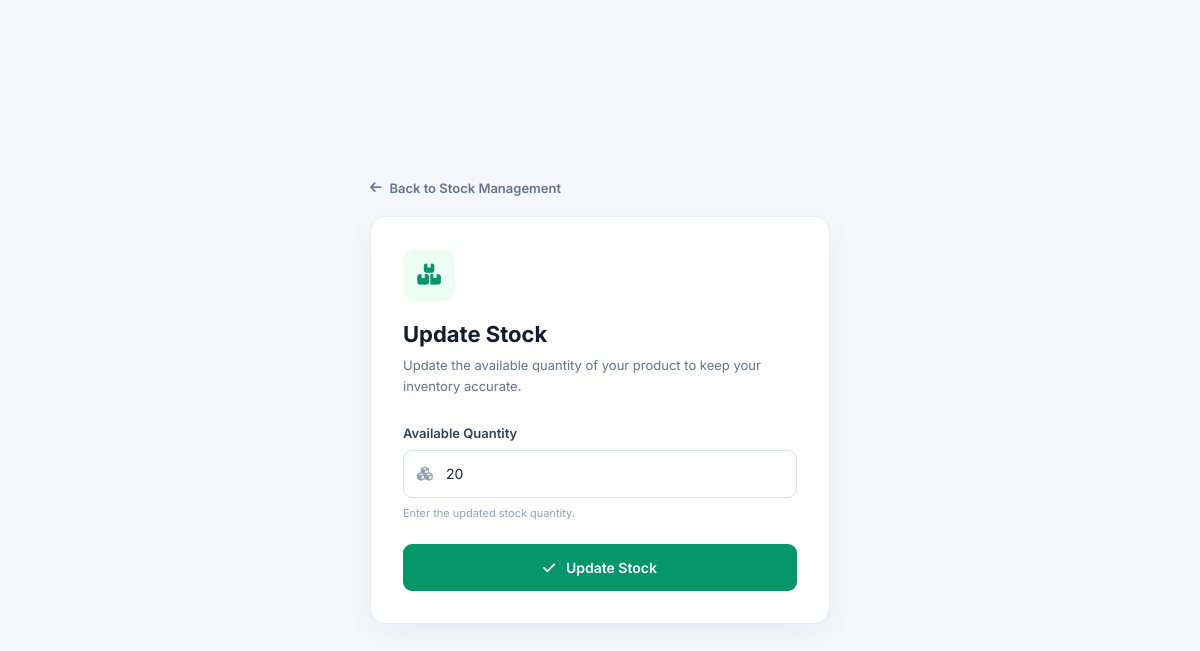
Before: /updateStock/1 with the older database file.
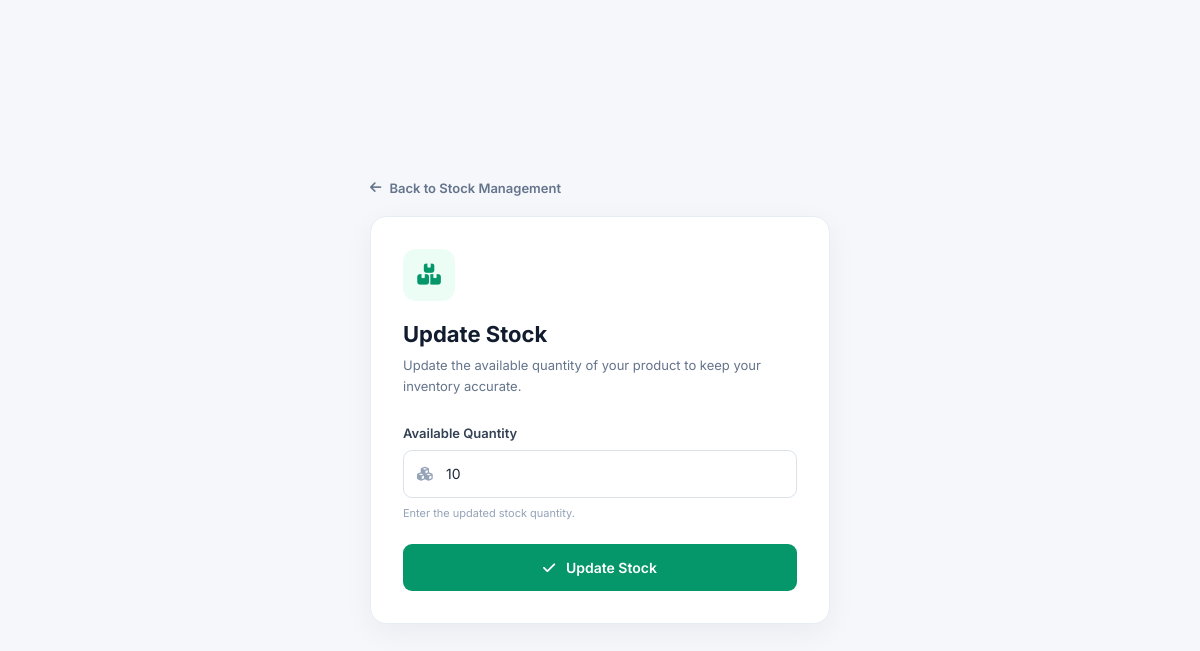
After: the same page with the newer database file.
### RetailIQApp/models.py (models this page shows)
class StockTable(models.Model):
    quantity = models.IntegerField(null=True, blank=True)
    last_updated = models.DateTimeField(auto_now=True)
    status = models.CharField(max_length=20, null=True, blank=True)

### RetailIQApp/views.py (the view, shortened to what this page needs)
# urls.py: path('updateStock/<int:stock_id>',updateStock.as_view(),name='updateStock'),
class updateStock(View):
    def get(self,request,stock_id):
        obj = StockTable.objects.get(id=stock_id)
        return render(request,'shop/edit/updateStock.html',{'updateStock':obj})

### templates/Shop/edit/updateStock.html (shortened to what this page needs)
<!DOCTYPE html>
<html lang="en">
<head>
    <link rel="stylesheet" href="https://cdnjs.cloudflare.com/ajax/libs/font-awesome/6.5.0/css/all.min.css">
</head>
<body>
    <div class="container">
        <a href="/ViewStockandUpdateStock" class="top-link">
            <i class="fa-solid fa-arrow-left"></i>
            Back to Stock Management
        </a>
        <div class="card">
            <div class="icon-box">
                <i class="fa-solid fa-boxes-stacked"></i>
            </div>
            <h2>Update Stock</h2>
            <p class="subtitle">
                Update the available quantity of your product to keep your inventory accurate.
            </p>
            <form method="post">
                <div class="form-group">
                    <label for="quantity">Available Quantity</label>
                    <div class="input-wrapper">
                        <i class="fa-solid fa-cubes"></i>
                        <input
                            id="quantity"
                            value="{{updateStock.quantity}}"
                            type="number"
                            name="quantity"
                            min="0"
                            required
                        >
                    </div>
                    <p class="hint">Enter the updated stock quantity.</p>
                </div>
                <button type="submit">
                    <i class="fa-solid fa-check"></i>
                    &nbsp; Update Stock
                </button>
            </form>
        </div>
    </div>
</body>
</html>

Changed rows visible on the page:
changed StockTable: quantity "20" → "10"
